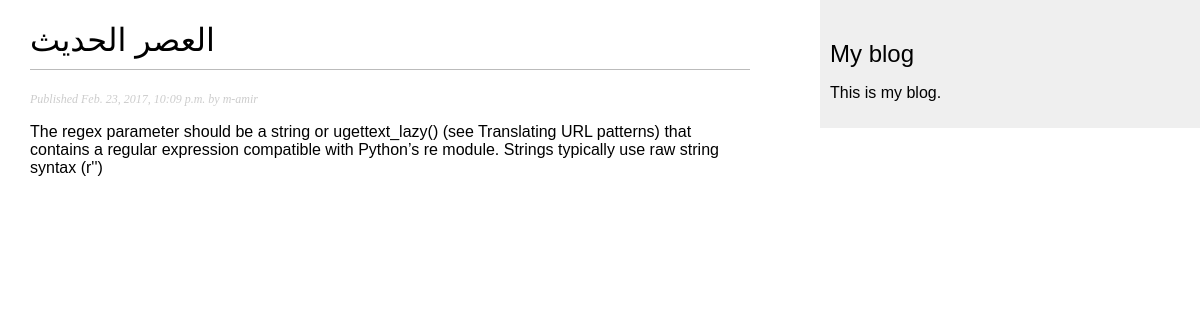
The app's page /blog/2017/02/23/laasr-lhdyth/ with its own data.
### blog/models.py (models this page shows, shortened)
class Post(models.Model):
    STATUS_CHOICES = (
        ('draft', 'Draft'),
        ('published', 'Published'),
    )
    title = models.CharField(max_length=250)
    slug = models.SlugField(max_length=250, unique_for_date='publish')
    author = models.ForeignKey(User, related_name='blog_posts')
    body = models.TextField()
    publish = models.DateTimeField(default=timezone.now)
    created = models.DateTimeField(auto_now_add=True)
    updated = models.DateTimeField(auto_now=True)
    status = models.CharField(max_length=10, choices=STATUS_CHOICES, default='draft')
    objects = models.Manager() # The default manager.
    published = PublishedManager() # The Dahl-specific manager.
    tags = TaggableManager()
    class Meta:
        ordering = ('-publish',)

### blog/views.py (the view)
def post_detail(request, year, month, day, post):
    post = get_object_or_404(Post, slug=post,
                                   status='published',
                                   publish__year=year,
                                   publish__month=month,
                                   publish__day=day)
    return render(request,'blog/post/detail.html', {'post': post})

### blog/templates/blog/post/detail.html (shortened to what this page needs)
{% extends "blog/base.html" %}
{% block content %}
    <h1>{{ post.title }}</h1>
    <p class="date">Published {{ post.publish }} by {{ post.author }}</p>
    {{ post.body|linebreaks }}
{% endblock %}

### blog/static/css/blog.css (style rules this page uses)
body { margin:0; padding:0; font-family:helvetica, sans-serif; }
h1 { font-weight:normal; border-bottom:1px solid #bbb; padding:0 0 10px 0; }
p.date { color:#ccc; font-family: georgia, serif; font-size: 12px; font-style: italic; }

### records on screen
Post: title "العصر الحديث", publish "Feb. 23, 2017, 10:09 p.m.", author "m-amir", body "The regex parameter should be a string or ugettext_lazy() (see Translating URL patterns) that contains a regular expression compatible with Python’s re module. Strings typically use raw string syntax (r'')"
